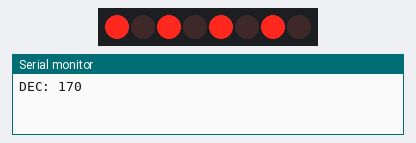
The sketch below on a simulated Arduino Uno, built with avr-gcc and run on an emulated ATmega328P. Parts: 8 shift-register outputs drawn as a row of LEDs (first output left, lit = HIGH), the last lines printed to the serial monitor. Wiring (inferred from the names in the program): shift register (74HC595): data pin 4; shift clock pin 2; latch pin 3. Wiring (inferred from the signals the program sends): row of LEDs: on Q0, Q1, Q2, Q3, Q4, Q5, Q6, Q7.

Above: at 0.12 s.
At 2.37 s:
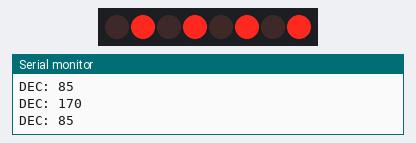
Timing chart, 0 to 3.0 s (numbered marks = the images above):
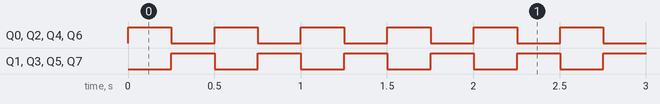

The sketch:

Bit_Flipper.ino
```cpp
int latchPin = 3, clockPin = 2, dataPin = 4, maxLED = 255;
int dly = 250;
byte LED = 0xAA;
void setup() {
  // put your setup code here, to run once:
  Serial.begin(9600);
  pinMode(latchPin, OUTPUT);
  pinMode(dataPin, OUTPUT);
  pinMode(clockPin, OUTPUT);
}

void loop() {
  digitalWrite(latchPin, LOW);
  shiftOut(dataPin, clockPin, LSBFIRST, LED);
  digitalWrite(latchPin, HIGH);
  Serial.print("DEC: ");
  Serial.println(LED, DEC);
  LED = 255-LED;
  delay(dly);
}
```

Measured:
- by itself, Q0–7: alternates HIGH for 0.25 s and LOW for 0.25 s
